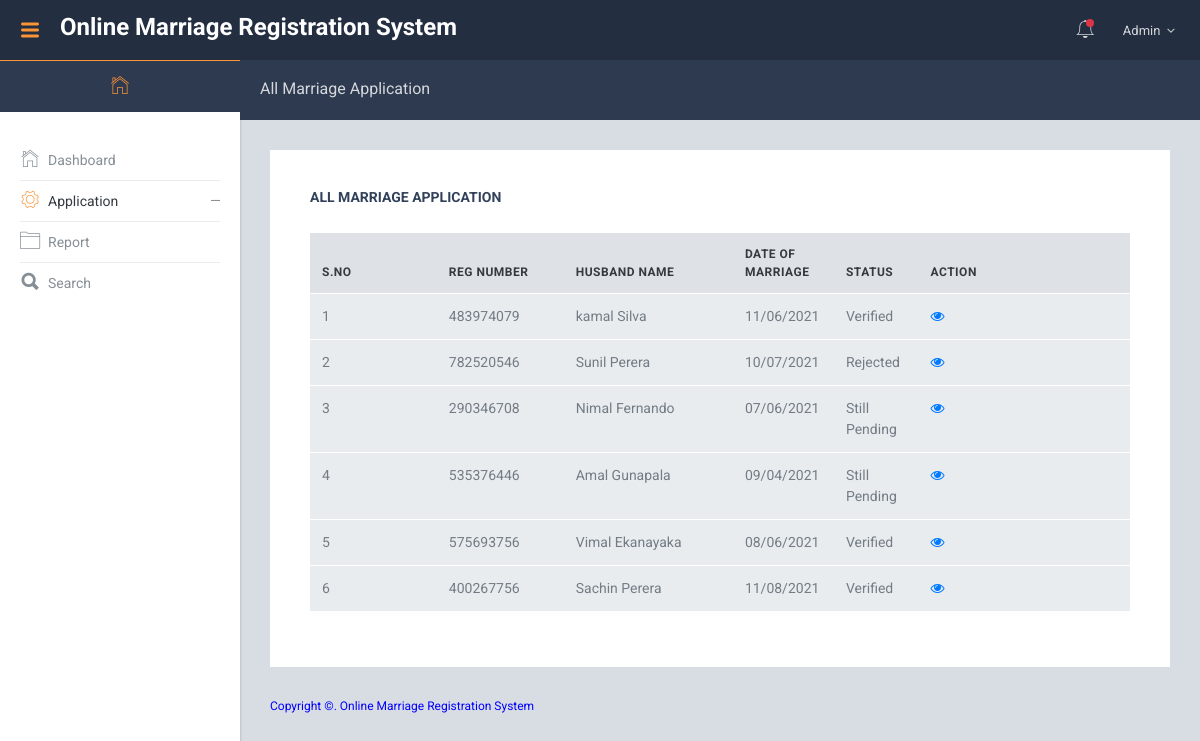
The page /admin/all-marriage-application.php (signed in) on the database its author committed.
### tables this page shows
CREATE TABLE `tblregistration` (
  `ID` int(10) NOT NULL,
  `RegistrationNumber` varchar(100) DEFAULT NULL,
  `UserID` int(10) DEFAULT NULL,
  `DateofMarriage` varchar(200) NOT NULL,
  `HusbandName` varchar(200) DEFAULT NULL,
  `HusImage` varchar(200) NOT NULL,
  `HusbandReligion` varchar(50) DEFAULT NULL,
  `Husbanddob` varchar(200) DEFAULT NULL,
  `HusbandSBM` varchar(50) DEFAULT NULL,
  `HusbandAdd` mediumtext DEFAULT NULL,
  `HusbandZipcode` int(10) DEFAULT NULL,
  `HusbandState` varchar(200) DEFAULT NULL,
  `HusbandAdharno` varchar(200) DEFAULT NULL,
  `WifeName` varchar(200) DEFAULT NULL,
  `WifeImage` varchar(200) NOT NULL,
  `WifeReligion` varchar(200) DEFAULT NULL,
  `Wifedob` varchar(200) DEFAULT NULL,
  `WifeSBM` varchar(50) DEFAULT NULL,
  `WifeAdd` mediumtext DEFAULT NULL,
  `WifeZipcode` int(10) DEFAULT NULL,
  `WifeState` varchar(200) DEFAULT NULL,
  `WifeAdharNo` varchar(200) DEFAULT NULL,
  `WitnessNamefirst` varchar(200) DEFAULT NULL,
  `WitnessAddressFirst` mediumtext DEFAULT NULL,
  `WitnessNamesec` varchar(200) DEFAULT NULL,
  `WitnessAddresssec` mediumtext DEFAULT NULL,
  `WitnessNamethird` varchar(200) DEFAULT NULL,
  `WitnessAddressthird` mediumtext DEFAULT NULL,
  `RegDate` timestamp NOT NULL DEFAULT current_timestamp() ON UPDATE current_timestamp(),
  `Status` varchar(100) DEFAULT NULL,
  `Remark` varchar(120) DEFAULT NULL,
  `UpdationDate` timestamp NULL DEFAULT NULL ON UPDATE current_timestamp()
);

### admin/all-marriage-application.php (the view, shortened to what this page needs)
<?php
include('includes/dbconnection.php');
if (strlen($_SESSION['omrsaid']==0)) {
  header('location:logout.php');
  } else{
  ?>
<!DOCTYPE html>
<html lang="en">
  <head>
    <link href="lib/font-awesome/css/font-awesome.css" rel="stylesheet">
    <link href="lib/Ionicons/css/ionicons.css" rel="stylesheet">
    <link href="lib/perfect-scrollbar/css/perfect-scrollbar.css" rel="stylesheet">
    <link href="lib/jquery-toggles/toggles-full.css" rel="stylesheet">
    <link href="lib/highlightjs/github.css" rel="stylesheet">
    <link href="lib/datatables/jquery.dataTables.css" rel="stylesheet">
    <link href="lib/select2/css/select2.min.css" rel="stylesheet">
    <link rel="stylesheet" href="css/amanda.css">
  </head>
  <body>
<?php include_once('includes/header.php');
include_once('includes/sidebar.php');
 ?>
    <div class="am-pagetitle">
      <h5 class="am-title">All Marriage Application</h5>
    </div>
    <div class="am-mainpanel">
      <div class="am-pagebody">
        <div class="card pd-20 pd-sm-40">
          <h6 class="card-body-title">All Marriage Application</h6>
          <div class="table-wrapper" style="padding-top: 20px">
            <table id="datatable1" class="table display responsive nowrap">
              <thead>
                <tr>
                  <th class="wd-15p">S.No</th>
                  <th class="wd-15p">Reg Number</th>
                  <th class="wd-20p">Husband Name</th>
                  <th class="wd-10p">Date of Marriage</th>
                  <th class="wd-10p">Status</th>
                  <th class="wd-25p">Action</th>
                </tr>
              </thead>
              <tbody>
                <?php
$sql="SELECT * from tblregistration";
$query = $dbh -> prepare($sql);
$query->execute();
$results=$query->fetchAll(PDO::FETCH_OBJ);
$cnt=1;
if($query->rowCount() > 0)
{
foreach($results as $row)
{               ?>
                <tr>
                  <td><?php echo htmlentities($cnt);?></td>
                  <td><?php  echo htmlentities($row->RegistrationNumber);?></td>
                  <td><?php  echo htmlentities($row->HusbandName);?></td>
                  <td><?php  echo htmlentities($row->DateofMarriage);?></td>
                <?php if($row->Status==""){ ?>
                     <td><?php echo "Still Pending"; ?></td>
<?php } else { ?>                  <td><?php  echo htmlentities($row->Status);?>
                  </td>
                  <?php } ?>
                  <td><a href="view-marriage-application-detail.php?viewid=<?php echo htmlentities ($row->ID);?>"><i class="fa fa-eye" aria-hidden="true"></i></a></td>
                </tr>
              <?php $cnt=$cnt+1;}} ?>
              </tbody>
            </table>
          </div>
        </div>
      </div>
     <?php include_once('includes/footer.php');?>
    </div>
  </body>
</html>
<?php }  ?>

### admin/includes/header.php (shortened to what this page needs)
 <div class="am-header">
      <div class="am-header-left">
        <a id="naviconLeft" href="" class="am-navicon d-none d-lg-flex"><i class="icon ion-navicon-round"></i></a>
        <a href="index.html" class="am-logo">Online Marriage Registration System</a>
      </div>
      <div class="am-header-right">
        <div class="dropdown dropdown-notification">
          <a href="" class="nav-link pd-x-7 pos-relative" data-toggle="dropdown">
            <i class="icon ion-ios-bell-outline tx-24"></i>
            <span class="square-8 bg-danger pos-absolute t-15 r-0 rounded-circle"></span>
          </a>
        </div>
        <div class="dropdown dropdown-profile">
          <a href="" class="nav-link nav-link-profile" data-toggle="dropdown">
            <?php
$aid=$_SESSION['omrsaid'];
$sql="SELECT AdminName,Email from  tbladmin where ID=:aid";
$query = $dbh -> prepare($sql);
$query->bindParam(':aid',$aid,PDO::PARAM_STR);
$query->execute();
$results=$query->fetchAll(PDO::FETCH_OBJ);
$cnt=1;
if($query->rowCount() > 0)
{
foreach($results as $row)
{               ?>
            <span class="logged-name"><span class="hidden-xs-down"><?php  echo $row->AdminName;?></span> <i class="fa fa-angle-down mg-l-3"></i></span><?php $cnt=$cnt+1;}} ?>
          </a>
        </div>
      </div>
    </div>

### rows shown on the page
tblregistration: RegistrationNumber "483974079", HusbandName "kamal Silva", DateofMarriage "11/06/2021", Status "Verified"
tblregistration: RegistrationNumber "782520546", HusbandName "Sunil Perera", DateofMarriage "10/07/2021", Status "Rejected"
tblregistration: RegistrationNumber "290346708", HusbandName "Nimal Fernando", DateofMarriage "07/06/2021", shows "Still Pending"
tblregistration: RegistrationNumber "535376446", HusbandName "Amal Gunapala", DateofMarriage "09/04/2021", shows "Still Pending"
tblregistration: RegistrationNumber "575693756", HusbandName "Vimal Ekanayaka", DateofMarriage "08/06/2021", Status "Verified"
tblregistration: RegistrationNumber "400267756", HusbandName "Sachin Perera", DateofMarriage "11/08/2021", Status "Verified"

### other values the page prints
$row->AdminName "Admin"
